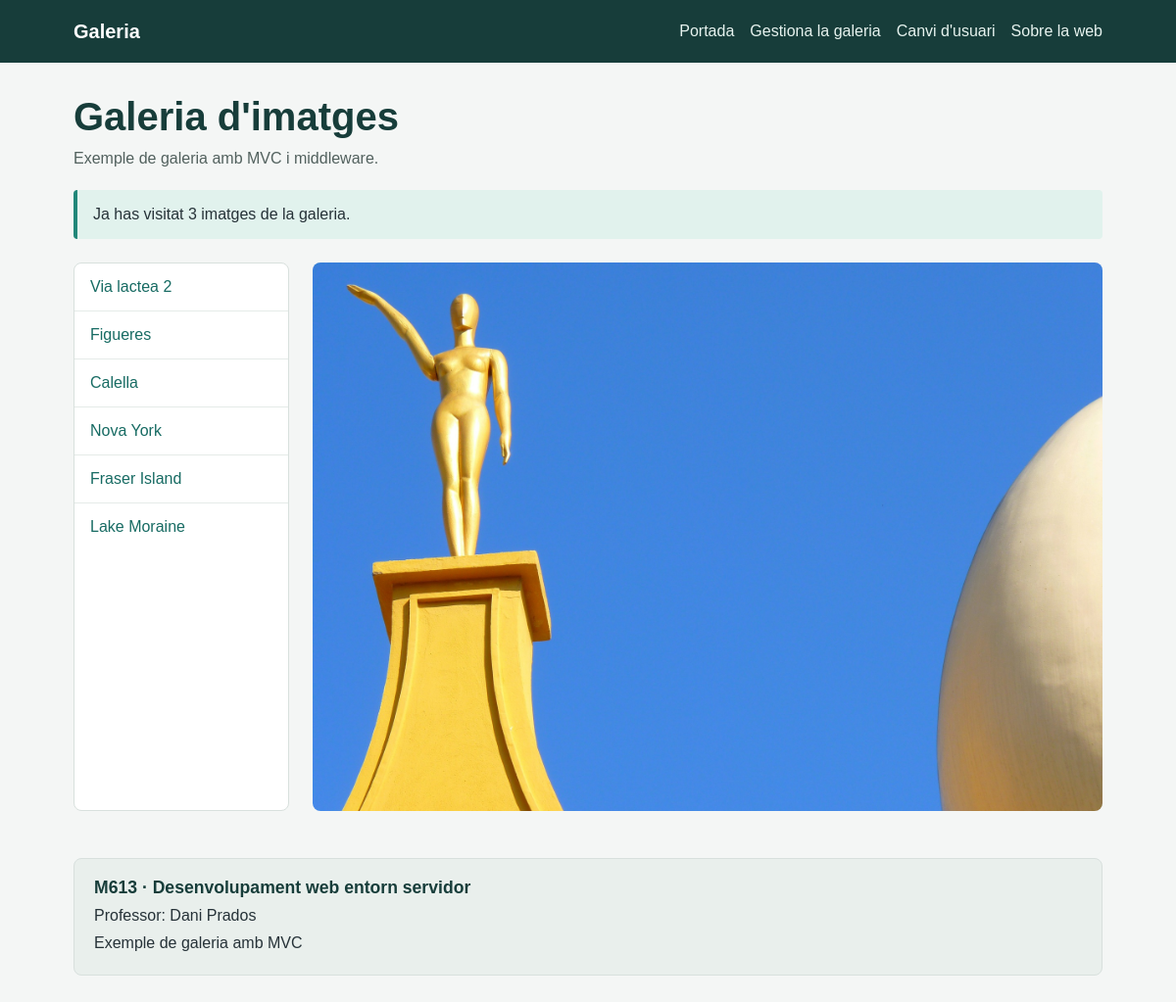
The page /index.php?image=2 on the database as committed earlier.
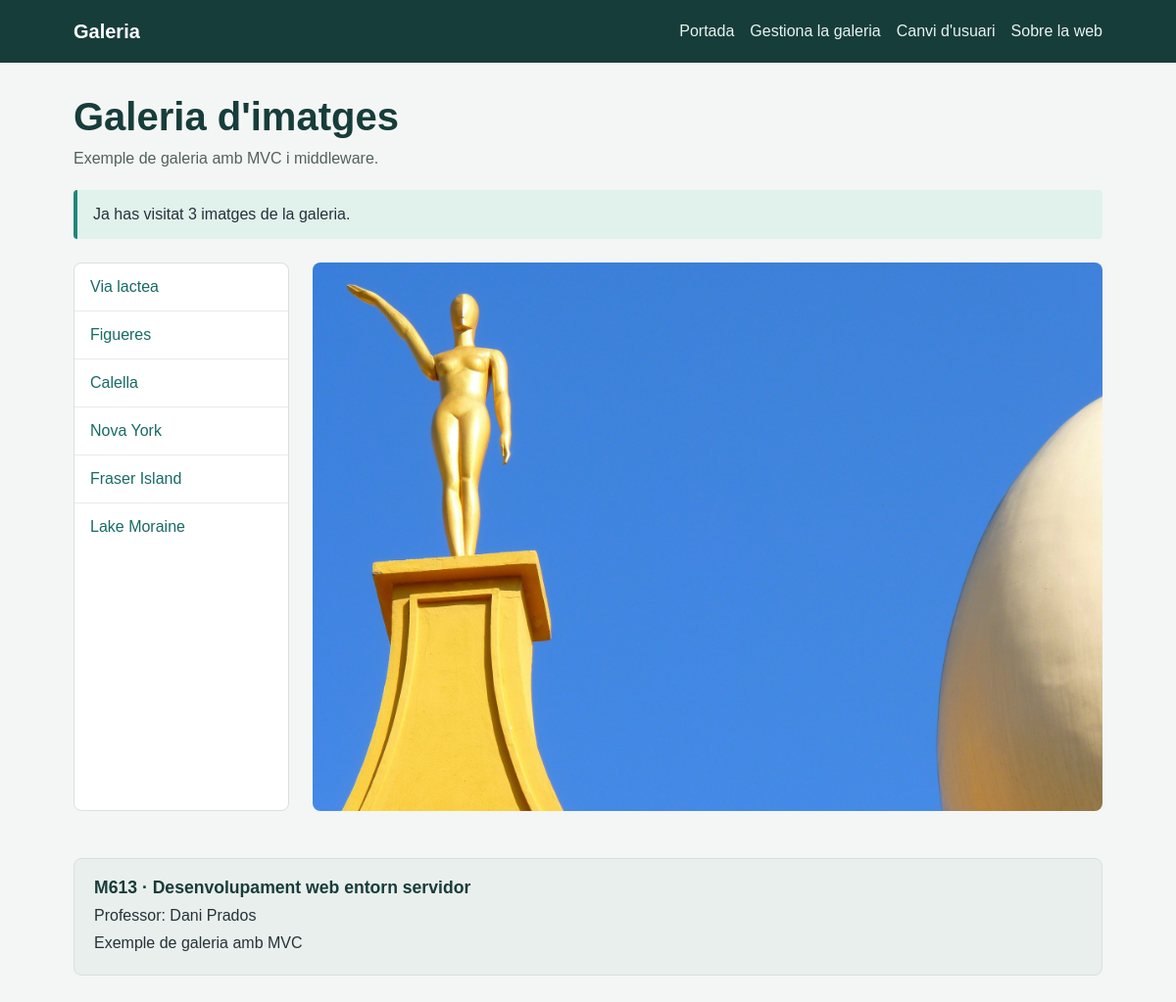
The same page on the database as committed later.
### tables this page shows
CREATE TABLE `images` (
  `id` int NOT NULL,
  `url` varchar(255) NOT NULL,
  `title` varchar(255) NOT NULL,
  `description` text NOT NULL
);

### public/index.php (called while the page is built, shortened)
<?php
 include "../src/controllers/ctrlIndex.php";
 include "../src/controllers/ctrlDoLogin.php";
 include "../src/controllers/ctrlImageUpdate.php";
 include "../src/Models/Db.php";
 include "../src/Models/Images.php";
 include "../src/Emeset/Container.php";
 include "../src/Emeset/Request.php";
 include "../src/Emeset/Response.php";
 include "../src/Container.php";
 $request = new \Emeset\Request();
 $response = new \Emeset\Response();
 $container = new Container($config);
 $r = $request->get("INPUT_REQUEST", "r") ?? '';
 if($r == "do-login") {
     $response = ctrlDoLogin($request, $response, $container);
 } elseif($r == "login") {
     $response = ctrlLogin($request, $response, $container);
 } else if($r == "gallery-admin") {
     $response = auth($request, $response, $container, "ctrlGalleryAdmin");
 } else if($r == "image-new") {
     $response = auth($request, $response, $container, "ctrlImageNew");
 } else if($r == "image-edit") {
     $response = auth($request, $response, $container, "ctrlImageEdit");
 } else if($r == "image-delete") {
     $response = auth($request, $response, $container, "ctrlImageDelete");
 } else if($r == "image-store") {
     $response = auth($request, $response, $container, "ctrlImageStore");
 } else if($r == "image-update") {
     $response = auth($request, $response, $container, "ctrlImageUpdate");
 }  else if($r == "about") {
     $response = ctrlAbout($request, $response, $container);
 }  else if($r == "") {
     $response = ctrlIndex($request, $response, $container);
 }  else {
     echo "No existeix la ruta";
 }
 $response->execute();

### src/Container.php (called while the page is built, shortened)
<?php
class Container extends \Emeset\Container {
    private \Models\Db $db;
    public function __construct(array $config)
    {
        $this->db = $this->Db();
    }
    public function Images() : \Models\Images
    {
        return new \Models\Images($this->db);
    }
    public function Db() : \Models\Db
    {
        return new \Models\Db(
            $this->config["db"]["user"],
            $this->config["db"]["password"],
            $this->config["db"]["dbname"],
            $this->config["db"]["host"],
            $this->config["db"]["port"]
        );
    }
}

### src/Emeset/Container.php (called while the page is built, shortened)
<?php
class Container
{
    public function __construct(array $config)
    {
        $this->config = $config;
    }
}

### src/Models/Db.php (called while the page is built, shortened)
<?php
class Db {
    private \PDO $db;
    public function __construct($user, $password, $dbName, $host = '127.0.0.1', $port = 3306)
    {
        $dsn = "mysql:dbname=$dbName;host=$host;port=$port";
        try {
            $this->db = new \PDO($dsn, $user, $password);
        } catch (\PDOException $e) {
            echo $dsn;
            die('Ha fallat la connexió: ' . $e->getMessage());
        }
    }
    public function getDb() : \PDO
    {
        return $this->db;
    }
}

### src/controllers/ctrlIndex.php (called while the page is built)
<?php
function ctrlIndex(\Emeset\Request $request, \Emeset\Response $response, Container $container): \Emeset\Response{
    $imagesModel = $container->Images();
    $images = $imagesModel->get();
    $id = $request->get(INPUT_GET, "image") ?? false;
    if($id !== false){
        $current = $imagesModel->getById($id);
    } else {
        $current = $images[0];
    }
    $response->set("images", $images);
    $response->set("currentImage", $current);
    $response->setTemplate("home.php");
    return $response;
}

### src/Models/Images.php (called while the page is built, shortened)
<?php
class Images
{
    public \PDO $sql;
    public function __construct(Db $db)
    {
        $this->sql = $db->getDb();
    }
    public function get(): array
    {
        $query = 'select id, url, title from images';
        $result = [];
        foreach ($this->sql->query($query, \PDO::FETCH_ASSOC) as $link) {
            $result[] = $link;
        }
        return $result;
    }
    public function getById(int $id) : array | bool
    {
        $query = 'select id, url, title, description from images where id = :id';
        $stm = $this->sql->prepare($query);
        $stm->execute([':id' => $id]);
        $image = $stm->fetch(\PDO::FETCH_ASSOC);
        return $image;
    }
}

### src/Emeset/Request.php (called while the page is built, shortened)
<?php
class Request
{
    public function get(int|string $input, string $id, int|string $filter = "FILTER_SANITIZE_STRING", int|array $options = 0): mixed
    {
        $result = false;
        if ($input === 'SESSION') {
            $result = null;
            if (isset($_SESSION[$id])) {
                $result = $_SESSION[$id];
            }
        } elseif ($input === 'FILES') {
            $result = null;
            if (isset($_FILES[$id])) {
                $result = $_FILES[$id];
            }
        } elseif ($input === "INPUT_REQUEST") {
            $result = null;
        } else {
            if ($filter == "FILTER_SANITIZE_STRING") {
                $result = filter_input($input, $id, FILTER_DEFAULT, $options);
                if (isset($result)) {
                    $result = htmlspecialchars($result, ENT_QUOTES, 'UTF-8');
                }
            } else {
                $result = filter_input($input, $id, $filter, $options);
            }
        }
        return $result;
    }
}

### src/views/home.php (the view, shortened to what this page needs)
<!doctype html>
<html lang="ca">
<head>
  <link rel="stylesheet" href="css/styles.css">
</head>
<body>
  <?php include "components/header.php"; ?>
  <main class="container">
    <h1 class="page-heading">Galeria d'imatges</h1>
    <p class="intro">Exemple de galeria amb MVC i middleware.</p>
    <p class="notice">Ja has visitat 3 imatges de la galeria.</p>
    <section class="gallery-layout" aria-label="Galeria">
      <nav class="image-list" aria-label="Selecciona una imatge">
        <?php foreach($images as $key => $image) { ?>
        <a href="index.php?image=<?= $image["id"] ?>"><?= $image["title"] ?></a>
        <?php } ?>
      </nav>
      <div>
        <img class="featured-image" src="img/<?= $currentImage["url"] ?>" alt="<?= $currentImage["title"] ?>">
      </div>
    </section>
  </main>
  <footer class="site-footer">
    <div class="footer-card">
      <h2>M613 · Desenvolupament web entorn servidor</h2>
      <p>Professor: Dani Prados</p>
      <p>Exemple de galeria amb MVC</p>
    </div>
  </footer>
</body>
</html>

### src/Emeset/Response.php (shortened to what this page needs)
<?php
class Response
{
    public array $values = [];
    public string $path;
    public ?string $template = null;
    public bool $redirect = false;
    public bool $json = false;
    public function __construct(string $path = "../src/views/")
    {
        $this->path = $path;
    }
    public function set(string $id, mixed $value): void
    {
        $this->values[$id] = $value;
    }
    public function setTemplate(string $p): void
    {
        $this->template = $p;
    }
    public function execute(): void
    {
        if ($this->redirect) {
        } elseif ($this->json) {
            echo json_encode($this->values);
        } else {
            include $this->path . $this->template;
        }
    }
}

### src/views/components/header.php
<header class="site-header">
    <nav class="navigation" aria-label="Navegació principal">
      <a class="brand" href="index.php">Galeria</a>
      <ul>
        <li><a href="index.php">Portada</a></li>
        <li><a href="index.php?r=gallery-admin">Gestiona la galeria</a></li>
        <li><a href="index.php?r=login">Canvi d'usuari</a></li>
        <li><a href="index.php?r=about">Sobre la web</a></li>
      </ul>
    </nav>
  </header>

### public/css/styles.css (style rules this page uses)
:root { font-family: Arial, Helvetica, sans-serif; color: #263238; background: #f4f6f5; }
* { box-sizing: border-box; }
body { margin: 0; line-height: 1.5; }
a { color: #176b63; }
.site-header { background: #173d3a; color: #fff; }
.navigation, .container { width: min(100% - 2rem, 1050px); margin: 0 auto; }
.navigation { display: flex; align-items: center; justify-content: space-between; gap: 1rem; min-height: 64px; }
.brand { color: #fff; font-size: 1.25rem; font-weight: bold; text-decoration: none; }
.navigation ul { display: flex; flex-wrap: wrap; gap: 1rem; margin: 0; padding: 0; list-style: none; }
.navigation a:not(.brand) { color: #e7f3ef; text-decoration: none; }
.container { padding: 2rem 0; }
.page-heading { margin: 0 0 0.5rem; color: #173d3a; font-size: clamp(1.8rem, 4vw, 2.5rem); line-height: 1.15; }
.intro { margin-top: 0; color: #52615e; }
.notice { margin: 1.25rem 0; padding: 0.8rem 1rem; border-left: 4px solid #218779; border-radius: 4px; background: #e1f2ed; }
.gallery-layout { display: grid; grid-template-columns: 220px minmax(0, 1fr); gap: 1.5rem; margin-top: 1.5rem; }
.image-list, .card, .content-panel, .footer-card { border: 1px solid #d8e0dd; border-radius: 8px; background: #fff; }
.image-list { overflow: hidden; }
.image-list a { display: block; padding: 0.75rem 1rem; border-bottom: 1px solid #e5ebe8; text-decoration: none; }
.image-list a:last-child { border-bottom: 0; }
.featured-image { display: block; width: 100%; max-height: 560px; border-radius: 8px; object-fit: cover; }
.form-card h2, .content-panel h2, .footer-card h2 { margin-top: 0; color: #173d3a; }
.site-footer { width: min(100% - 2rem, 1050px); margin: 1rem auto 2rem; }
.footer-card { padding: 1rem 1.25rem; background: #e9efec; }
.footer-card h2 { margin-bottom: 0.25rem; font-size: 1.1rem; }
.footer-card p { margin: 0.25rem 0; }

Rows that differ between the two databases and show on the page:
changed images: title "Via lactea 2" → "Via lactea"
